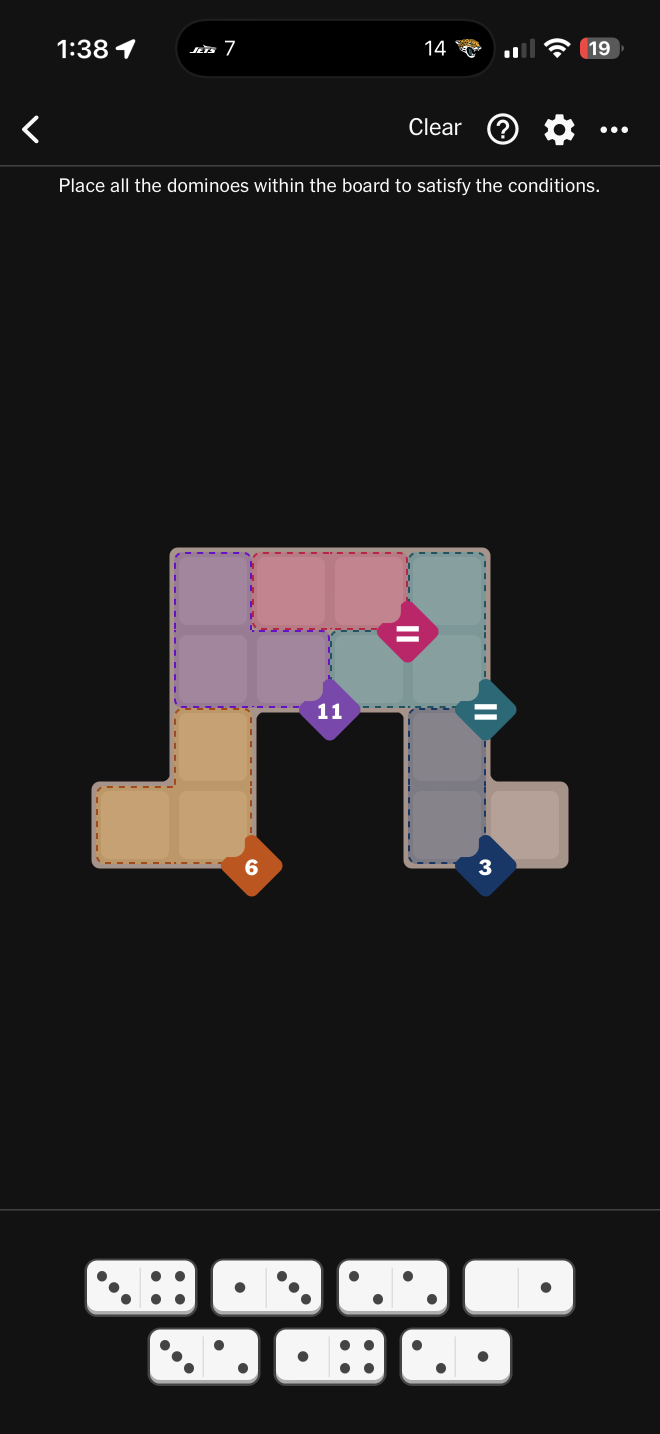
#> input picture IMG_2050.png, 1320 x 2868 px (shown at 1/2 size)
$ python -i manual_verification.py   (imports and definitions only)
#> lines starting #> are read from the running program, lines starting #| are printed output that depends on the picture; after the words box and inside, x2 and y2 are one past the last pixel; in counts of white or black regions, pixels touching at a corner belong together
"""
Manual verification script for pip detection with real puzzle images.

This script tests pip detection accuracy on IMG_2050.png and IMG_2051.png
and verifies the requirements:
1. Pip detection accuracy >= 90%
2. Confidence scores correlate with accuracy
3. Rotated dominoes work correctly
"""

import os
import sys
import cv2
import numpy as np
from pathlib import Path

# Add cv-service to path
sys.path.insert(0, str(Path(__file__).parent))

from extract_dominoes import (
    detect_domino_pips,
    detect_pips_hough,
    detect_pips_contours,
    rotate_domino,
    PipDetectionResult
)


def extract_dominoes_from_image(image_path: str) -> list:
    """
    Extract individual domino regions from a puzzle screenshot.

    The dominoes are located at the bottom of the screenshot in a row.
    """
#> called with image_path = '../IMG_2050.png'
    image = cv2.imread(image_path)
#> image is the input picture: shape (2868, 1320, 3); mean B, G, R 40.6, 40.5, 42.9
    if image is None:
        raise ValueError(f"Could not load image: {image_path}")

    h, w = image.shape[:2]
#> h = 2868; w = 1320

    # The dominoes are in the bottom portion of the image
    # Looking at the images, dominoes appear to be in roughly bottom 20% of image
    bottom_region = image[int(h * 0.75):, :]
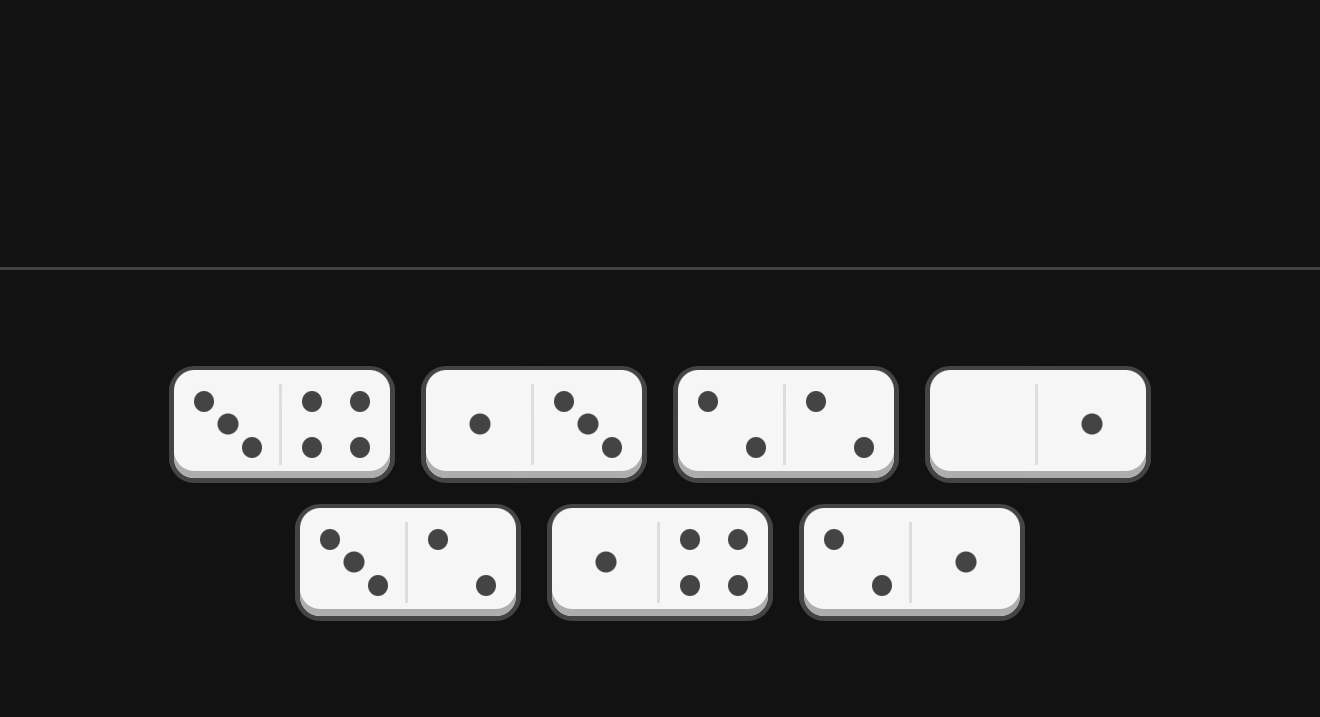
#> bottom_region: shape (717, 1320, 3); mean B, G, R 55.3, 55.3, 55.4

    # Convert to grayscale and find domino regions
    gray = cv2.cvtColor(bottom_region, cv2.COLOR_BGR2GRAY)

    # For the dark mode image, dominoes are white rectangles
    # For light mode, they're also visible as distinct rectangles
    # We'll use adaptive thresholding to find them

    # Try to detect the white domino backgrounds
    _, binary = cv2.threshold(gray, 200, 255, cv2.THRESH_BINARY)
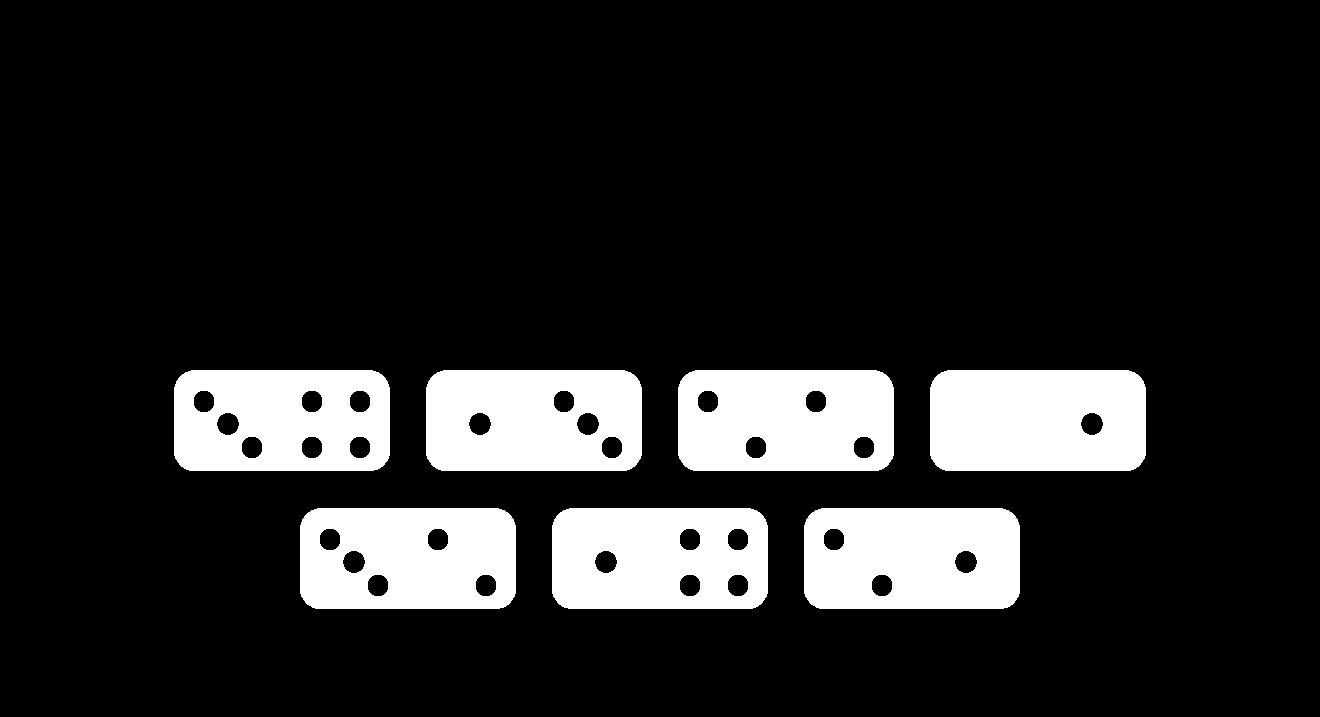
#> binary: shape (717, 1320); 14.8% white; 7 white regions

    # Find contours
    contours, _ = cv2.findContours(binary, cv2.RETR_EXTERNAL, cv2.CHAIN_APPROX_SIMPLE)
#> contours = 7 contours; box (x1, y1, x2, y2) and area: (930, 370, 1146, 471) 21159, (678, 370, 894, 471) 21159, (426, 370, 642, 471) 21159, (174, 370, 390, 471) 21159, (552, 508, 768, 609) 21158, (804, 508, 1020, 609) 21157, (300, 508, 516, 609) 21157

    # Filter for domino-shaped rectangles (roughly 2:1 aspect ratio)
    dominoes = []
    for contour in contours:
        x, y, cw, ch = cv2.boundingRect(contour)
        area = cw * ch

        # Dominoes should be reasonably sized
        if area < 1000:  # Too small
            continue

        # Aspect ratio should be roughly 2:1 (width > height for horizontal dominoes)
        aspect = max(cw, ch) / max(min(cw, ch), 1)
        if 1.5 < aspect < 3.0:
            # Extract the domino region with some padding
            pad = 5
            x1 = max(0, x - pad)
            y1 = max(0, y - pad)
            x2 = min(bottom_region.shape[1], x + cw + pad)
            y2 = min(bottom_region.shape[0], y + ch + pad)

            domino_img = bottom_region[y1:y2, x1:x2]
            dominoes.append({
                'image': domino_img,
                'bbox': (x, y + int(h * 0.75), cw, ch),
                'area': area
            })
#> this loop made 7 passes
#> (x, y, x1, y1, x2, y2) on passes 1 to 7: (804, 508, 799, 503, 1025, 614), (552, 508, 547, 503, 773, 614), (300, 508, 295, 503, 521, 614), (930, 370, 925, 365, 1151, 476), (678, 370, 673, 365, 899, 476), (426, 370, 421, 365, 647, 476), (174, 370, 169, 365, 395, 476)
#> pass 1, in extract_dominoes_from_image, `domino_img = bottom_region[y1:y2, x1:x2]`:
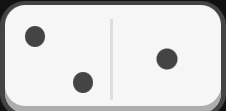
#> domino_img: shape (111, 226, 3); mean B, G, R 216.5, 216.5, 216.6
#> pass 2, in extract_dominoes_from_image, `domino_img = bottom_region[y1:y2, x1:x2]`:
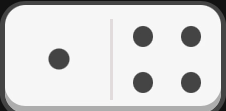
#> domino_img: shape (111, 226, 3); mean B, G, R 211.9, 211.9, 211.9
#> pass 3, in extract_dominoes_from_image, `domino_img = bottom_region[y1:y2, x1:x2]`:
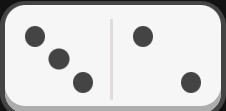
#> domino_img: shape (111, 226, 3); mean B, G, R 211.9, 211.8, 211.9
#> after the loop, dominoes = 7 items

    # Sort by x position (left to right)
    dominoes.sort(key=lambda d: d['bbox'][0])

    return dominoes


# [421 lines left out: functions create_synthetic_domino, test_synthetic_dominoes, test_rotated_dominoes, test_confidence_correlation, test_real_images, test_inverted_colors and 1 more, not called in this run]


# [3 lines not run here, left out]

>>> result = extract_dominoes_from_image('../IMG_2050.png')
#> result = 7 items
